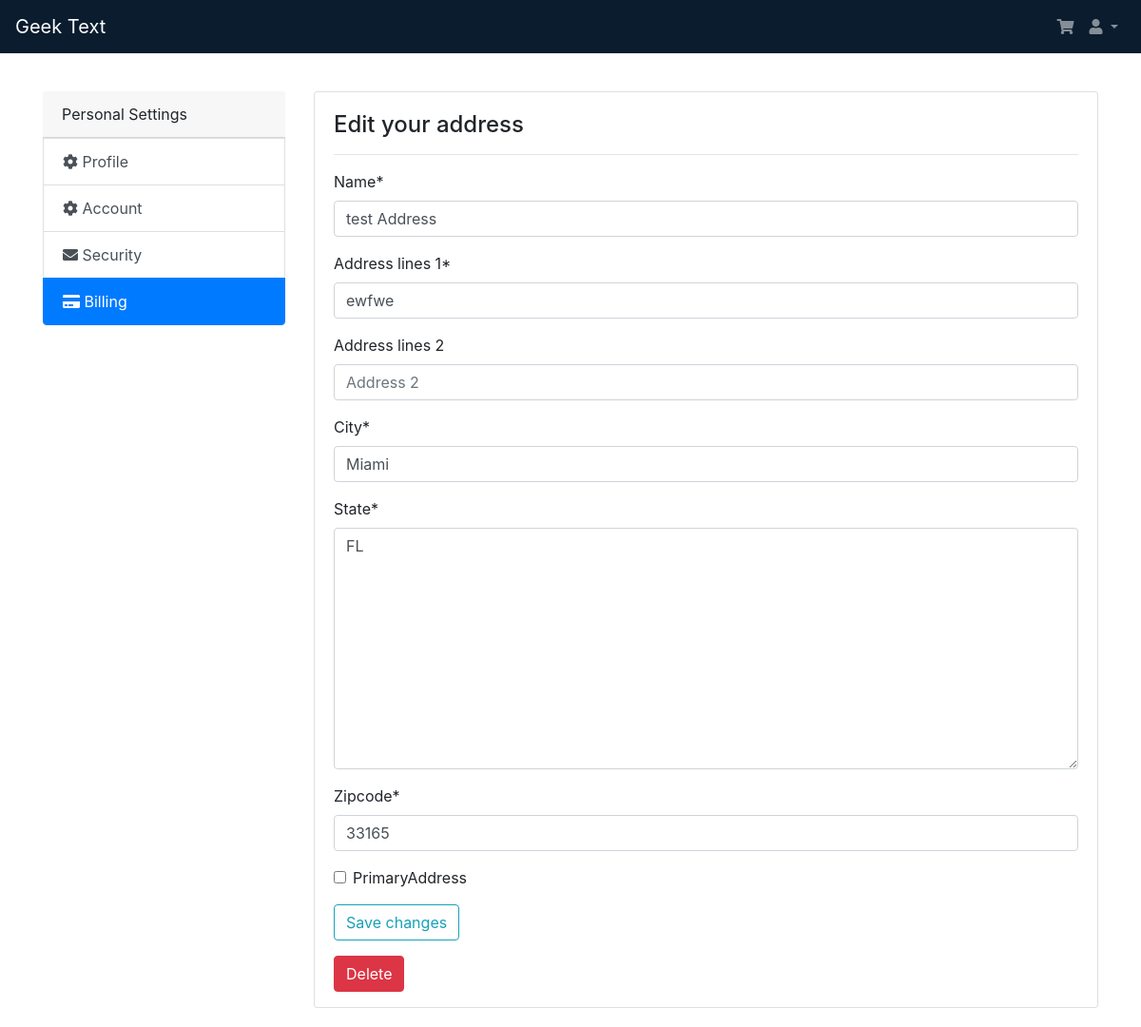
/settings/billing/address/6/ (signed in), run on an earlier commit of the app's database.
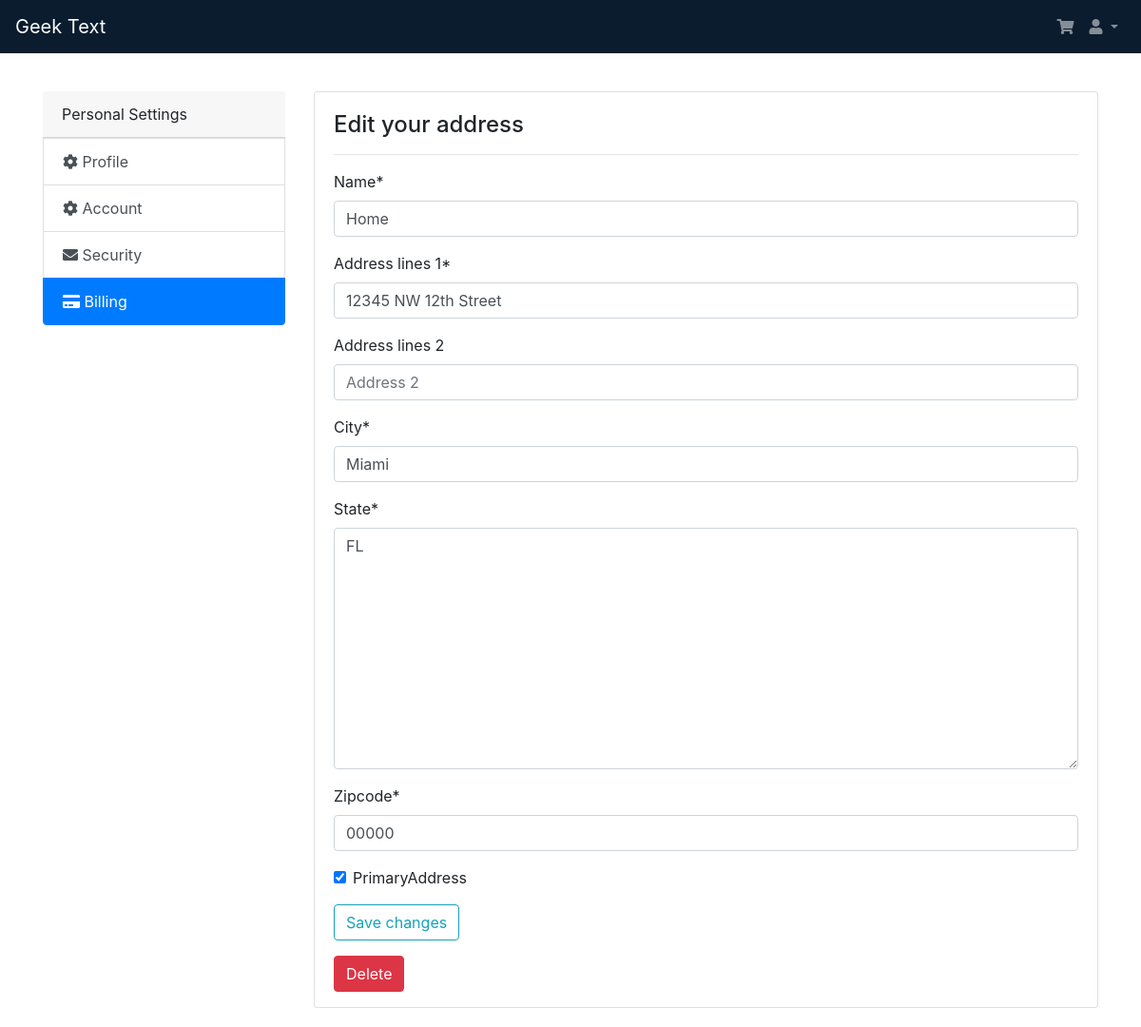
And on a later commit of the database.
### users/models.py (models this page shows, shortened)
class Address(models.Model):
    name = models.CharField(max_length=100, blank=False)
    address1 = models.CharField("Address lines 1", max_length=128)
    address2 = models.CharField("Address lines 2", max_length=128, blank=True)
    city = models.CharField("City", max_length=64)
    state = USStateField("State", default='FL')
    zipcode = models.CharField("Zipcode", max_length=5)
    slug = models.SlugField(max_length=150, db_index=True)
    user = models.ForeignKey(Profile, on_delete=models.CASCADE, blank=False)
    primaryAddress = models.BooleanField()
    class Meta:
        verbose_name = 'Address'            # How we'll refer to a single Address
        verbose_name_plural = 'Addresses'   # How we'll refer to multiple Address

### users/views.py (the view)
# urls.py: path('billing/address/<slug:address_slug>/', views.addressChange, name='edit-address'),
@login_required
def addressChange(request, address_slug):
    currentAddress = Address.objects.all().get(pk=address_slug)
    if request.method == 'POST':
        user_AddressForm = EditAddressForm(request.POST, instance=currentAddress)
        if user_AddressForm.is_valid():
            user_AddressForm.save()
            messages.success(request, f'Your address has been updated successfully')
            return HttpResponseRedirect(request.path_info)
        elif DeleteAddressForm():
            Address.objects.filter(id=address_slug).delete()
            return redirect('settings:billing-settings')
        else:
            messages.warning(request, f'There were some errors updating you profile.')
    else:
        user_AddressForm = EditAddressForm(instance=currentAddress)
    context = {
        'address_slug': address_slug,
        'user_AddressForm': user_AddressForm,
    }
    return render(request, 'users/addressChange.html', context)

### users/forms.py
class EditAddressForm(forms.ModelForm):
    class Meta:
        model = Address
        fields = ['name', 'address1', 'address2', 'city', 'state', 'zipcode', 'primaryAddress']
    def __init__(self, *args, **kwargs):
        super(EditAddressForm, self).__init__(*args, **kwargs)
        self.helper = FormHelper()
        self.helper.form_show_labels = False
        self.fields['name'].required = True
        self.fields['address1'].required = True
        self.fields['city'].required = True
        self.fields['state'].required = True
        self.fields['zipcode'].required = True
        self.fields['name'].widget.attrs[
            'placeholder'] = 'Shipping address familiar name'
        self.fields['address1'].widget.attrs['placeholder'] = 'Address 1'
        self.fields['address2'].widget.attrs['placeholder'] = 'Address 2'
        self.fields['city'].widget.attrs['placeholder'] = 'City'
        self.fields['zipcode'].widget.attrs['placeholder'] = 'Zip Code'

### users/templates/users/addressChange.html (shortened to what this page needs)
{% extends "users/partials/_base.html" %}
{% load crispy_forms_tags %}
{% block settingsPageInfo %}
<div class="card style=" margin-bottom: 20px;"">
    <div class="card-body" style=" padding-bottom: 0px;">
        {% if address_slug is None %}
        <div class="row">
            <div class="col-md-12">
                <h4>Add a new address</h4>
                <hr>
            </div>
        </div>
        <form method="POST" enctype="multipart/form-data">
            {% csrf_token %}
            {{user_AddressForm |crispy}}
            <div class="form-group">
                <button class="btn btn-outline-info" type="submit">Add address</button>
            </div>
        </form>
        {% else %}
        <div class="row">
            <div class="col-md-12">
                <h4>Edit your address</h4>
                <hr>
            </div>
        </div>
        <form method="POST" enctype="multipart/form-data">
            {{user_AddressForm |crispy}}
            <div class="form-group">
                <button class="btn btn-outline-info" type="submit">Save changes</button>
            </div>
        </form>
        {% endif %}
        <form method="POST" enctype="multipart/form-data">
            <div class="form-group">
                <button class="btn btn-danger" type="submit">Delete</button>
            </div>
        </form>
    </div>
</div>
{% endblock %}

What changed in the data, as far as the page shows it:
changed Address "Miami": name "test Address" → "Home"; address1 "ewfwe" → "12345 NW 12th Street"; zipcode "33165" → "00000"; primaryAddress "☐" → "☑"
